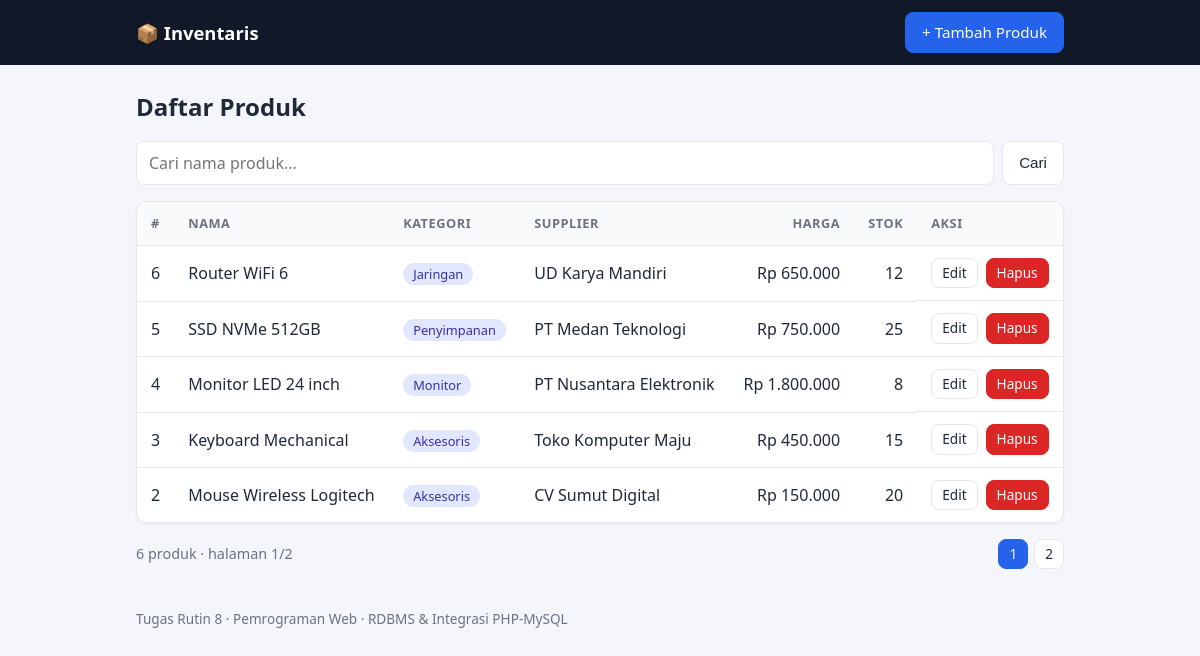
The page / on the database its author committed.
### tables this page shows
CREATE TABLE products (
  id          INT AUTO_INCREMENT PRIMARY KEY,
  name        VARCHAR(100)  NOT NULL,
  category_id INT           NOT NULL,
  supplier_id INT           NOT NULL,
  price       DECIMAL(12,2) NOT NULL CHECK (price >= 0),
  stock       INT           NOT NULL DEFAULT 0 CHECK (stock >= 0),
  created_at  TIMESTAMP     DEFAULT CURRENT_TIMESTAMP,
  CONSTRAINT fk_products_category FOREIGN KEY (category_id)
    REFERENCES categories(id) ON UPDATE CASCADE ON DELETE RESTRICT,
  CONSTRAINT fk_products_supplier FOREIGN KEY (supplier_id)
    REFERENCES suppliers(id)  ON UPDATE CASCADE ON DELETE RESTRICT
);

CREATE TABLE categories (
  id   INT AUTO_INCREMENT PRIMARY KEY,
  name VARCHAR(100) NOT NULL UNIQUE
);

CREATE TABLE suppliers (
  id    INT AUTO_INCREMENT PRIMARY KEY,
  name  VARCHAR(100) NOT NULL,
  phone VARCHAR(20)  NULL
);

### includes/helpers.php (called while the page is built, shortened)
<?php
function e(?string $value): string
{
    return htmlspecialchars((string) $value, ENT_QUOTES, 'UTF-8');
}
function rupiah(float|string $n): string
{
    return 'Rp ' . number_format((float) $n, 0, ',', '.');
}

### index.php (the view, shortened to what this page needs)
<?php
require_once __DIR__ . '/includes/helpers.php';
$pdo = Database::getInstance()->getConnection();
$q       = trim((string) ($_GET['q'] ?? ''));
$perPage = 5;
$page    = max(1, (int) ($_GET['page'] ?? 1));
$like    = '%' . $q . '%';
try {
    $count = $pdo->prepare('SELECT COUNT(*) FROM products WHERE name LIKE ?');
    $count->execute([$like]);
    $total      = (int) $count->fetchColumn();
    $totalPages = max(1, (int) ceil($total / $perPage));
    $page       = min($page, $totalPages);
    $offset     = ($page - 1) * $perPage;
    $sql = "SELECT p.id, p.name, p.price, p.stock,
                   c.name AS category_name, s.name AS supplier_name
            FROM products p
            JOIN categories c ON p.category_id = c.id
            JOIN suppliers  s ON p.supplier_id = s.id
            WHERE p.name LIKE :q
            ORDER BY p.id DESC
            LIMIT :limit OFFSET :offset";
    $stmt = $pdo->prepare($sql);
    $stmt->bindValue(':q', $like);
    $stmt->bindValue(':limit', $perPage, PDO::PARAM_INT);
    $stmt->bindValue(':offset', $offset, PDO::PARAM_INT);
    $stmt->execute();
    $products = $stmt->fetchAll();
} catch (PDOException $e) {
    error_log('DB Error: ' . $e->getMessage());
    $products = [];
    $total = 0;
    $totalPages = 1;
    set_flash('error', 'Terjadi kesalahan database.');
}
require __DIR__ . '/includes/header.php';
?>
<h1>Daftar Produk</h1>
<form method="GET" class="search">
  <input type="search" name="q" placeholder="Cari nama produk..." value="<?= e($q) ?>">
  <button class="btn" type="submit">Cari</button>
</form>
<div class="card table-wrap">
<table>
  <thead>
    <tr><th>#</th><th>Nama</th><th>Kategori</th><th>Supplier</th><th class="num">Harga</th><th class="num">Stok</th><th>Aksi</th></tr>
  </thead>
  <tbody>
  <?php foreach ($products as $p): ?>
    <tr>
      <td><?= (int) $p['id'] ?></td>
      <td><?= e($p['name']) ?></td>
      <td><span class="badge"><?= e($p['category_name']) ?></span></td>
      <td><?= e($p['supplier_name']) ?></td>
      <td class="num"><?= e(rupiah($p['price'])) ?></td>
      <td class="num"><?= (int) $p['stock'] ?></td>
      <td class="actions">
        <a class="btn btn-sm" href="edit.php?id=<?= (int) $p['id'] ?>">Edit</a>
        <a class="btn btn-sm btn-danger" href="delete.php?id=<?= (int) $p['id'] ?>">Hapus</a>
      </td>
    </tr>
  <?php endforeach; ?>
  </tbody>
</table>
</div>
<nav class="pagination">
  <span><?= $total ?> produk · halaman <?= $page ?>/<?= $totalPages ?></span>
  <?php for ($i = 1; $i <= $totalPages; $i++): ?>
    <a class="btn btn-sm <?= $i === $page ? 'btn-primary' : '' ?>"
       href="?page=<?= $i ?>&q=<?= urlencode($q) ?>"><?= $i ?></a>
  <?php endfor; ?>
</nav>
<?php require __DIR__ . '/includes/footer.php'; ?>

### includes/header.php (shortened to what this page needs)
<!DOCTYPE html>
<html lang="id">
<head>
  <link rel="stylesheet" href="assets/style.css">
</head>
<body>
<header class="topbar">
  <div class="container">
    <a class="brand" href="index.php">📦 Inventaris</a>
    <a class="btn btn-primary" href="create.php">+ Tambah Produk</a>
  </div>
</header>
<main class="container">

### includes/footer.php
</main>
<footer class="container footer">Tugas Rutin 8 · Pemrograman Web · RDBMS &amp; Integrasi PHP-MySQL</footer>
</body>
</html>

### assets/style.css (style rules this page uses)
:root { --bg:#f4f6fb;--card:#fff;--text:#1f2937;--muted:#6b7280;--primary:#2563eb;--danger:#dc2626;--ok:#16a34a;--border:#e5e7eb }
* { box-sizing:border-box }
body { margin:0;font-family:system-ui,-apple-system,"Segoe UI",Roboto,sans-serif;background:var(--bg);color:var(--text);line-height:1.5 }
.container { max-width:960px;margin:0 auto;padding:0 16px }
.topbar { background:#111827;color:#fff;padding:12px 0 }
.topbar .container { display:flex;justify-content:space-between;align-items:center }
.brand { color:#fff;text-decoration:none;font-weight:700;font-size:1.15rem }
h1 { margin:24px 0 16px;font-size:1.5rem }
.card { background:var(--card);border:1px solid var(--border);border-radius:10px;box-shadow:0 1px 3px rgba(0,0,0,.05) }
.table-wrap { overflow-x:auto }
table { width:100%;border-collapse:collapse }
th,td { padding:12px 14px;text-align:left;border-bottom:1px solid var(--border) }
th { background:#f9fafb;font-size:.8rem;text-transform:uppercase;letter-spacing:.04em;color:var(--muted) }
tr:last-child td { border-bottom:0 }
.num { text-align:right }
.badge { background:#e0e7ff;color:#3730a3;padding:2px 10px;border-radius:999px;font-size:.8rem }
.btn { display:inline-block;padding:8px 16px;border:1px solid var(--border);border-radius:8px;background:#fff;color:var(--text);text-decoration:none;cursor:pointer;font-size:.95rem }
.btn-sm { padding:4px 10px;font-size:.85rem }
.btn-primary { background:var(--primary);border-color:var(--primary);color:#fff }
.btn-danger { background:var(--danger);border-color:var(--danger);color:#fff }
.actions { display:flex;gap:8px;flex-wrap:wrap }
.form input,.form select,.search input { padding:10px 12px;border:1px solid var(--border);border-radius:8px;font-size:1rem;font-family:inherit }
.search { display:flex;gap:8px;margin-bottom:16px }
.search input { flex:1 }
.pagination { display:flex;gap:6px;align-items:center;flex-wrap:wrap;margin:16px 0 }
.pagination span { margin-right:auto;color:var(--muted);font-size:.9rem }
.footer { color:var(--muted);font-size:.85rem;padding:24px 16px }

### rows shown on the page
products: id "6", name "Router WiFi 6", category.name "Jaringan", supplier.name "UD Karya Mandiri", price "Rp 650.000", stock "12"
products: id "5", name "SSD NVMe 512GB", category.name "Penyimpanan", supplier.name "PT Medan Teknologi", price "Rp 750.000", stock "25"
products: id "4", name "Monitor LED 24 inch", category.name "Monitor", supplier.name "PT Nusantara Elektronik", price "Rp 1.800.000", stock "8"
products: id "3", name "Keyboard Mechanical", category.name "Aksesoris", supplier.name "Toko Komputer Maju", price "Rp 450.000", stock "15"
products: id "2", name "Mouse Wireless Logitech", category.name "Aksesoris", supplier.name "CV Sumut Digital", price "Rp 150.000", stock "20"

### other values the page prints
$total "6"
$page "1"
$totalPages "2"
